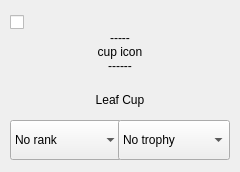
           <widget class="QWidget" name="cup7" native="true">
            <property name="sizePolicy">
             <sizepolicy hsizetype="Fixed" vsizetype="Fixed">
              <horstretch>0</horstretch>
              <verstretch>0</verstretch>
             </sizepolicy>
            </property>
            <property name="minimumSize">
             <size>
              <width>240</width>
              <height>172</height>
             </size>
            </property>
            <property name="maximumSize">
             <size>
              <width>240</width>
              <height>172</height>
             </size>
            </property>
            <widget class="QLabel" name="cup7Icon">
             <property name="geometry">
              <rect>
               <x>88</x>
               <y>20</y>
               <width>64</width>
               <height>64</height>
              </rect>
             </property>
             <property name="text">
              <string>-----
cup icon
------</string>
             </property>
             <property name="alignment">
              <set>Qt::AlignCenter</set>
             </property>
            </widget>
            <widget class="QLabel" name="cup7Label">
             <property name="geometry">
              <rect>
               <x>20</x>
               <y>88</y>
               <width>200</width>
               <height>24</height>
              </rect>
             </property>
             <property name="text">
              <string>Leaf Cup</string>
             </property>
             <property name="alignment">
              <set>Qt::AlignCenter</set>
             </property>
            </widget>
            <widget class="QComboBox" name="cup7Rank">
             <property name="geometry">
              <rect>
               <x>10</x>
               <y>120</y>
               <width>112</width>
               <height>40</height>
              </rect>
             </property>
             <item>
              <property name="text">
               <string>No rank</string>
              </property>
             </item>
             <item>
              <property name="text">
               <string>C (unused)</string>
              </property>
             </item>
             <item>
              <property name="text">
               <string>B (unused)</string>
              </property>
             </item>
             <item>
              <property name="text">
               <string>A (unused)</string>
              </property>
             </item>
             <item>
              <property name="text">
               <string>1 Star</string>
              </property>
             </item>
             <item>
              <property name="text">
               <string>2 Stars</string>
              </property>
             </item>
             <item>
              <property name="text">
               <string>3 Stars</string>
              </property>
             </item>
            </widget>
            <widget class="QComboBox" name="cup7Tro">
             <property name="geometry">
              <rect>
               <x>118</x>
               <y>120</y>
               <width>112</width>
               <height>40</height>
              </rect>
             </property>
             <item>
              <property name="text">
               <string>No trophy</string>
              </property>
             </item>
             <item>
              <property name="text">
               <string>Bronze</string>
              </property>
             </item>
             <item>
              <property name="text">
               <string>Silver</string>
              </property>
             </item>
             <item>
              <property name="text">
               <string>Gold</string>
              </property>
             </item>
            </widget>
            <widget class="QCheckBox" name="cup7Active">
             <property name="geometry">
              <rect>
               <x>10</x>
               <y>10</y>
               <width>24</width>
               <height>24</height>
              </rect>
             </property>
             <property name="sizePolicy">
              <sizepolicy hsizetype="Minimum" vsizetype="Fixed">
               <horstretch>0</horstretch>
               <verstretch>0</verstretch>
              </sizepolicy>
             </property>
             <property name="text">
              <string/>
             </property>
            </widget>
           </widget>
